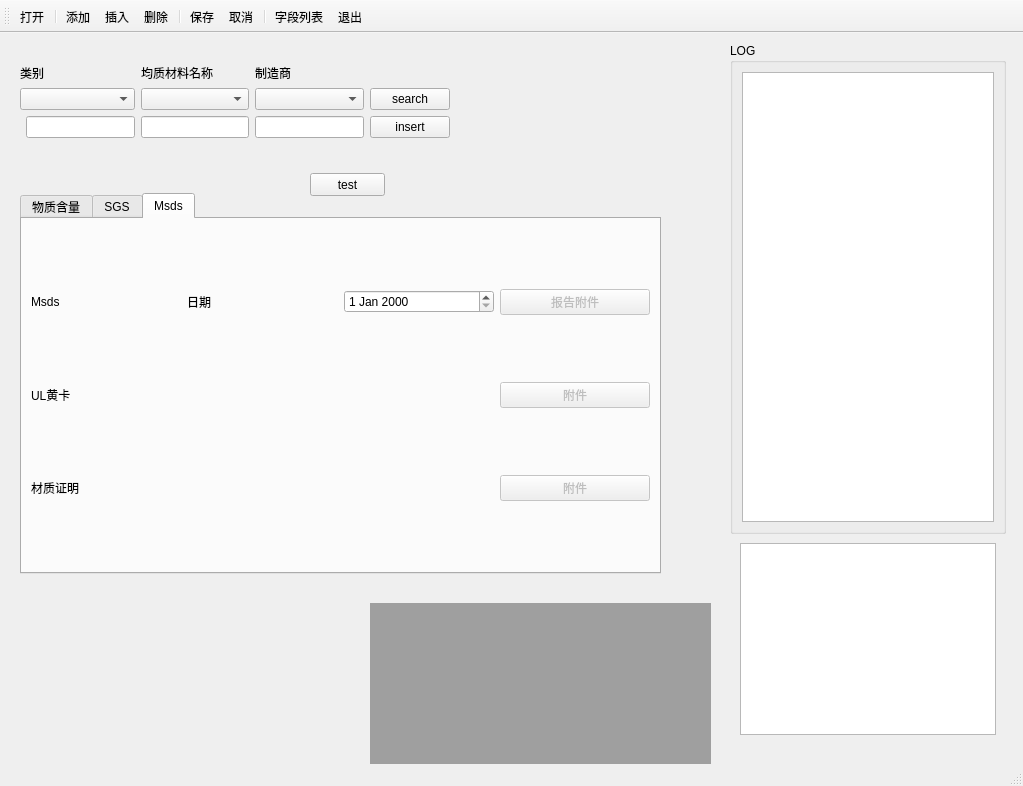
<?xml version="1.0" encoding="UTF-8"?>
<ui version="4.0">
 <class>MainWindow</class>
 <widget class="QMainWindow" name="MainWindow">
  <property name="geometry">
   <rect>
    <x>0</x>
    <y>0</y>
    <width>1023</width>
    <height>786</height>
   </rect>
  </property>
  <property name="windowTitle">
   <string>MainWindow</string>
  </property>
  <widget class="QWidget" name="centralwidget">
   <widget class="QPushButton" name="btn_test">
    <property name="geometry">
     <rect>
      <x>310</x>
      <y>140</y>
      <width>75</width>
      <height>23</height>
     </rect>
    </property>
    <property name="text">
     <string>test</string>
    </property>
   </widget>
   <widget class="QTabWidget" name="tabWidget_2">
    <property name="geometry">
     <rect>
      <x>20</x>
      <y>160</y>
      <width>641</width>
      <height>381</height>
     </rect>
    </property>
    <property name="currentIndex">
     <number>2</number>
    </property>
    <widget class="QWidget" name="tab_6">
     <attribute name="title">
      <string>物质含量</string>
     </attribute>
     <layout class="QHBoxLayout" name="horizontalLayout_2">
      <item>
       <widget class="QTableWidget" name="tableWidget_substance"/>
      </item>
     </layout>
    </widget>
    <widget class="QWidget" name="tab_7">
     <attribute name="title">
      <string>SGS</string>
     </attribute>
     <layout class="QVBoxLayout" name="verticalLayout">
      <item>
       <layout class="QHBoxLayout" name="horizontalLayout">
        <item>
         <widget class="QLabel" name="label_5">
          <property name="text">
           <string>报告编号</string>
          </property>
         </widget>
        </item>
        <item>
         <widget class="QLineEdit" name="le_SGS_No"/>
        </item>
        <item>
         <widget class="QLabel" name="label_4">
          <property name="text">
           <string>日期</string>
          </property>
         </widget>
        </item>
        <item>
         <widget class="QDateEdit" name="dateEdit_SGS"/>
        </item>
        <item>
         <widget class="QPushButton" name="btn_SGS">
          <property name="enabled">
           <bool>false</bool>
          </property>
          <property name="text">
           <string>报告附件</string>
          </property>
         </widget>
        </item>
       </layout>
      </item>
      <item>
       <widget class="QTreeView" name="treeView_SGS"/>
      </item>
     </layout>
    </widget>
    <widget class="QWidget" name="tab_8">
     <attribute name="title">
      <string>Msds</string>
     </attribute>
     <layout class="QGridLayout" name="gridLayout">
      <item row="0" column="0">
       <widget class="QLabel" name="label_8">
        <property name="text">
         <string>Msds</string>
        </property>
       </widget>
      </item>
      <item row="0" column="3">
       <widget class="QPushButton" name="btn_Msds">
        <property name="enabled">
         <bool>false</bool>
        </property>
        <property name="text">
         <string>报告附件</string>
        </property>
       </widget>
      </item>
      <item row="4" column="0">
       <widget class="QLabel" name="label_10">
        <property name="text">
         <string>材质证明</string>
        </property>
       </widget>
      </item>
      <item row="0" column="1">
       <widget class="QLabel" name="label_3">
        <property name="text">
         <string>日期</string>
        </property>
       </widget>
      </item>
      <item row="3" column="3">
       <widget class="QPushButton" name="btn_UL">
        <property name="enabled">
         <bool>false</bool>
        </property>
        <property name="text">
         <string>附件</string>
        </property>
       </widget>
      </item>
      <item row="3" column="0">
       <widget class="QLabel" name="label_9">
        <property name="text">
         <string>UL黄卡</string>
        </property>
       </widget>
      </item>
      <item row="4" column="3">
       <widget class="QPushButton" name="btn_confide">
        <property name="enabled">
         <bool>false</bool>
        </property>
        <property name="text">
         <string>附件</string>
        </property>
       </widget>
      </item>
      <item row="0" column="2">
       <widget class="QDateEdit" name="dateEdit_MSDS"/>
      </item>
     </layout>
    </widget>
   </widget>
   <widget class="QGroupBox" name="groupBox">
    <property name="geometry">
     <rect>
      <x>730</x>
      <y>10</y>
      <width>276</width>
      <height>491</height>
     </rect>
    </property>
    <property name="title">
     <string>LOG</string>
    </property>
    <layout class="QHBoxLayout" name="horizontalLayout_3">
     <item>
      <widget class="QTextBrowser" name="textBrowser"/>
     </item>
    </layout>
   </widget>
   <widget class="QMdiArea" name="mdiArea">
    <property name="geometry">
     <rect>
      <x>370</x>
      <y>570</y>
      <width>341</width>
      <height>171</height>
     </rect>
    </property>
   </widget>
   <widget class="QWidget" name="layoutWidget">
    <property name="geometry">
     <rect>
      <x>20</x>
      <y>30</y>
      <width>430</width>
      <height>75</height>
     </rect>
    </property>
    <layout class="QGridLayout" name="gridLayout_2">
     <item row="0" column="0" colspan="2">
      <widget class="QLabel" name="label_6">
       <property name="text">
        <string>类别</string>
       </property>
      </widget>
     </item>
     <item row="0" column="2">
      <widget class="QLabel" name="label">
       <property name="text">
        <string>均质材料名称</string>
       </property>
      </widget>
     </item>
     <item row="0" column="3">
      <widget class="QLabel" name="label_2">
       <property name="text">
        <string>制造商</string>
       </property>
      </widget>
     </item>
     <item row="1" column="2">
      <widget class="QComboBox" name="cbx_mtname"/>
     </item>
     <item row="1" column="3">
      <widget class="QComboBox" name="cbx_suppelier"/>
     </item>
     <item row="1" column="4">
      <widget class="QPushButton" name="btn_search">
       <property name="text">
        <string>search</string>
       </property>
      </widget>
     </item>
     <item row="2" column="3">
      <widget class="QLineEdit" name="le_suppelier"/>
     </item>
     <item row="2" column="4">
      <widget class="QPushButton" name="btn_insert">
       <property name="text">
        <string>insert</string>
       </property>
      </widget>
     </item>
     <item row="2" column="2">
      <widget class="QLineEdit" name="le_mt_name"/>
     </item>
     <item row="1" column="0" colspan="2">
      <widget class="QComboBox" name="cbx_class"/>
     </item>
     <item row="2" column="1">
      <widget class="QLineEdit" name="le_class"/>
     </item>
    </layout>
   </widget>
   <widget class="QColumnView" name="columnView">
    <property name="geometry">
     <rect>
      <x>740</x>
      <y>510</y>
      <width>256</width>
      <height>192</height>
     </rect>
    </property>
   </widget>
  </widget>
  <widget class="QMenuBar" name="menubar">
   <property name="geometry">
    <rect>
     <x>0</x>
     <y>0</y>
     <width>1023</width>
     <height>21</height>
    </rect>
   </property>
  </widget>
  <widget class="QStatusBar" name="statusbar"/>
  <widget class="QToolBar" name="toolBar">
   <property name="windowTitle">
    <string>toolBar</string>
   </property>
   <attribute name="toolBarArea">
    <enum>TopToolBarArea</enum>
   </attribute>
   <attribute name="toolBarBreak">
    <bool>false</bool>
   </attribute>
   <addaction name="actionOpen"/>
   <addaction name="separator"/>
   <addaction name="actionAdd"/>
   <addaction name="actionInsert"/>
   <addaction name="actionDelate"/>
   <addaction name="separator"/>
   <addaction name="actionSave"/>
   <addaction name="actionCancel"/>
   <addaction name="separator"/>
   <addaction name="actionList"/>
   <addaction name="actionExit"/>
  </widget>
  <action name="actionOpen">
   <property name="text">
    <string>打开</string>
   </property>
   <property name="menuRole">
    <enum>QAction::NoRole</enum>
   </property>
  </action>
  <action name="actionAdd">
   <property name="text">
    <string>添加</string>
   </property>
   <property name="menuRole">
    <enum>QAction::NoRole</enum>
   </property>
  </action>
  <action name="actionInsert">
   <property name="text">
    <string>插入</string>
   </property>
   <property name="menuRole">
    <enum>QAction::NoRole</enum>
   </property>
  </action>
  <action name="actionDelate">
   <property name="text">
    <string>删除</string>
   </property>
   <property name="menuRole">
    <enum>QAction::NoRole</enum>
   </property>
  </action>
  <action name="actionSave">
   <property name="text">
    <string>保存</string>
   </property>
   <property name="menuRole">
    <enum>QAction::NoRole</enum>
   </property>
  </action>
  <action name="actionCancel">
   <property name="text">
    <string>取消</string>
   </property>
   <property name="menuRole">
    <enum>QAction::NoRole</enum>
   </property>
  </action>
  <action name="actionList">
   <property name="text">
    <string>字段列表</string>
   </property>
   <property name="menuRole">
    <enum>QAction::NoRole</enum>
   </property>
  </action>
  <action name="actionExit">
   <property name="text">
    <string>退出</string>
   </property>
   <property name="menuRole">
    <enum>QAction::NoRole</enum>
   </property>
  </action>
 </widget>
 <resources/>
 <connections/>
</ui>
